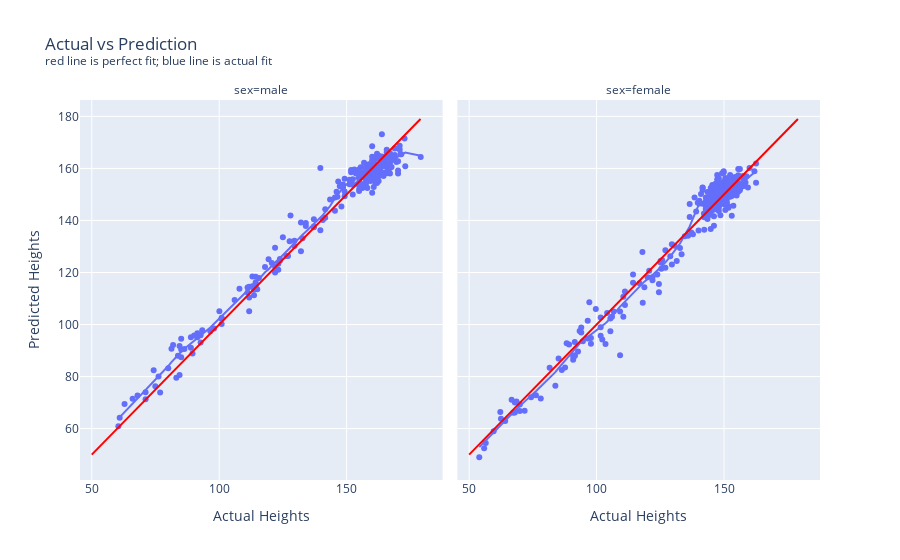

This figure's notebook cell:
### Markdown cell above
## Actual vs Predicted

### Code cell
import plotly_express as px

temp = data.copy()
temp.rename(columns={'height': "Actual Heights"}, inplace=True)
temp['sex'] = temp['male'].apply(lambda x: 'male' if x else 'female')
temp["Predicted Heights"] = posterior_target_point_predictions

fig = px.scatter(
    temp,
    x="Actual Heights",
    y="Predicted Heights",
    facet_col='sex',
    trendline='lowess',
    trendline_options=dict(frac=0.1),
    title="Actual vs Prediction<br><sup>red line is perfect fit; blue line is actual fit</sup>",
)

perfect_line = px.line(
    pd.DataFrame(dict(x=np.arange(50, 180), y=np.arange(50, 180))),
    x='x',
    y='y',
)
perfect_line.update_traces(line_color='red', line_width=2)
fig.add_trace(perfect_line.data[0], row='all', col='all', exclude_empty_subplots=True)
fig

### Figure 1 — Plotly figure (JSON) as saved in the notebook; plotly's stock layout.template omitted (floating-point values rounded to 4 significant figures; data arrays with more than 128 entries replaced by an {"elided": "..."} marker saying what was removed)
{"data": [{"hovertemplate": "sex=male<br>Actual Heights=%{x}<br>Predicted Heights=%{y}<extra></extra>", "legendgroup": "", "marker": {"color": "#636efa", "symbol": "circle"}, "mode": "markers", "name": "", "orientation": "v", "showlegend": false, "type": "scatter", "x": {"elided": "257 float values"}, "xaxis": "x", "y": {"elided": "257 float values"}, "yaxis": "y"}, {"hovertemplate": "<b>LOWESS trendline</b><br><br>sex=male<br>Actual Heights=%{x}<br>Predicted Heights=%{y} <b>(trend)</b><extra></extra>", "legendgroup": "", "marker": {"color": "#636efa", "symbol": "circle"}, "mode": "lines", "name": "", "showlegend": false, "type": "scatter", "x": {"elided": "257 float values"}, "xaxis": "x", "y": {"elided": "257 float values"}, "yaxis": "y"}, {"hovertemplate": "sex=female<br>Actual Heights=%{x}<br>Predicted Heights=%{y}<extra></extra>", "legendgroup": "", "marker": {"color": "#636efa", "symbol": "circle"}, "mode": "markers", "name": "", "orientation": "v", "showlegend": false, "type": "scatter", "x": {"elided": "287 float values"}, "xaxis": "x2", "y": {"elided": "287 float values"}, "yaxis": "y2"}, {"hovertemplate": "<b>LOWESS trendline</b><br><br>sex=female<br>Actual Heights=%{x}<br>Predicted Heights=%{y} <b>(trend)</b><extra></extra>", "legendgroup": "", "marker": {"color": "#636efa", "symbol": "circle"}, "mode": "lines", "name": "", "showlegend": false, "type": "scatter", "x": {"elided": "287 float values"}, "xaxis": "x2", "y": {"elided": "287 float values"}, "yaxis": "y2"}, {"hovertemplate": "x=%{x}<br>y=%{y}<extra></extra>", "legendgroup": "", "line": {"color": "red", "dash": "solid", "width": 2}, "marker": {"symbol": "circle"}, "mode": "lines", "name": "", "orientation": "v", "showlegend": false, "type": "scatter", "x": {"elided": "130 int values"}, "xaxis": "x", "y": {"elided": "130 int values"}, "yaxis": "y"}, {"hovertemplate": "x=%{x}<br>y=%{y}<extra></extra>", "legendgroup": "", "line": {"color": "red", "dash": "solid", "width": 2}, "marker": {"symbol": "circle"}, "mode": "lines", "name": "", "orientation": "v", "showlegend": false, "type": "scatter", "x": {"elided": "130 int values"}, "xaxis": "x2", "y": {"elided": "130 int values"}, "yaxis": "y2"}], "layout": {"annotations": [{"font": {}, "showarrow": false, "text": "sex=male", "x": 0.245, "xanchor": "center", "xref": "paper", "y": 1, "yanchor": "bottom", "yref": "paper"}, {"font": {}, "showarrow": false, "text": "sex=female", "x": 0.755, "xanchor": "center", "xref": "paper", "y": 1, "yanchor": "bottom", "yref": "paper"}], "legend": {"tracegroupgap": 0}, "title": {"text": "Actual vs Prediction<br><sup>red line is perfect fit; blue line is actual fit</sup>"}, "xaxis": {"anchor": "y", "domain": [0, 0.49], "title": {"text": "Actual Heights"}}, "xaxis2": {"anchor": "y2", "domain": [0.51, 1], "matches": "x", "title": {"text": "Actual Heights"}}, "yaxis": {"anchor": "x", "domain": [0, 1], "title": {"text": "Predicted Heights"}}, "yaxis2": {"anchor": "x2", "domain": [0, 1], "matches": "y", "showticklabels": false}}}
